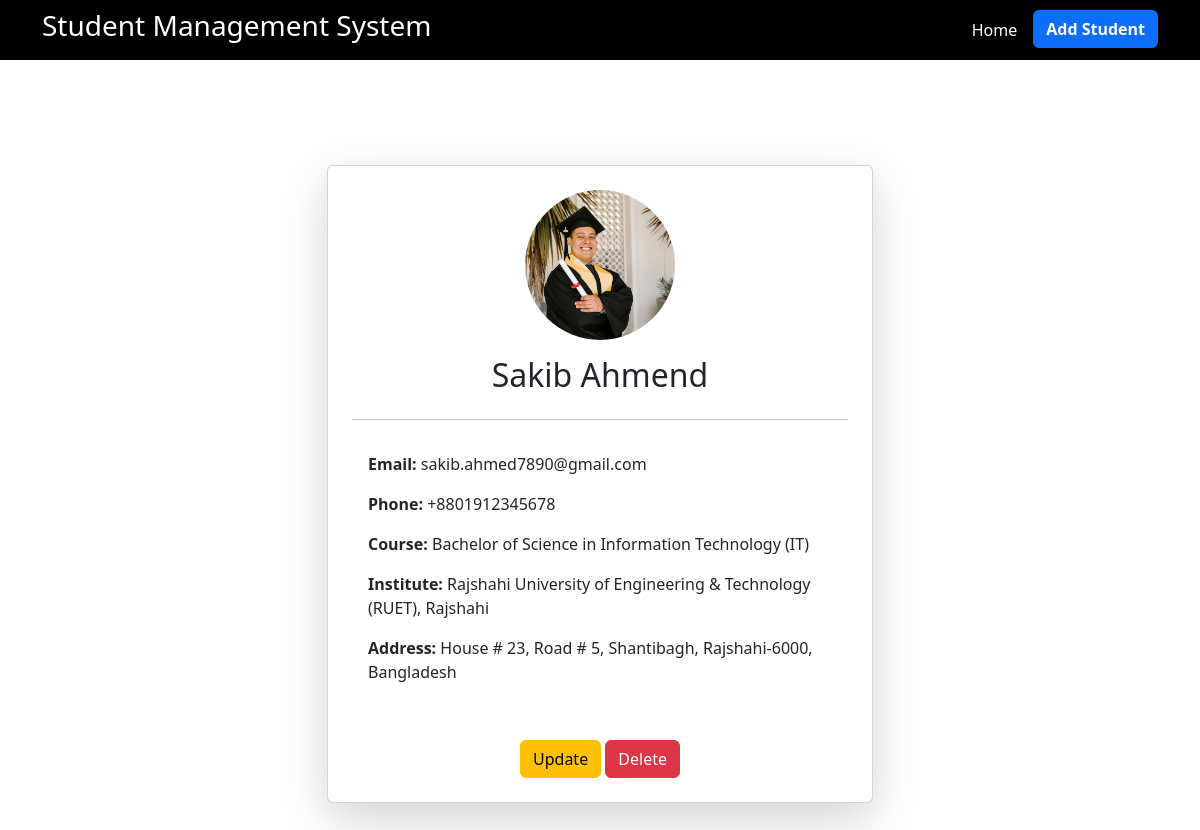
The app's page /student/12/ with its own data.
### student_management/models.py (models this page shows, shortened)
class Student(models.Model):
    first_name = models.CharField(max_length=100)
    last_name = models.CharField(max_length=100)
    email = models.EmailField(unique=True)
    phone = models.CharField(max_length=15)
    course = models.CharField(max_length=100)
    institute = models.CharField(max_length=200)
    address = models.TextField()
    photo = models.ImageField(upload_to='student_photos/', blank=True, null=True)

### student_management/views.py (the view)
# urls.py: path('student/<int:student_id>/', views.student_detail, name='student_detail'),
def student_detail(request, student_id):
    student = get_object_or_404(Student, id=student_id)
    return render(request, 'students/student_detail.html', {'student': student})

### student_management/templates/students/student_detail.html
{% extends 'base.html' %}
{% block content %}
<div class="container d-flex justify-content-center align-items-center" style="min-height: 100vh;">
    <div class="card shadow-lg p-4" style="width: 50%; height: 50%;">
        <div class="text-center">
            {% if student.photo %}
            <img src="{{ student.photo.url }}" class="card-img-top rounded-circle mx-auto d-block"
                style="max-width: 150px; height: 150px; object-fit: cover;" alt="Student Photo">
            {% endif %}
            <h2 class="mt-3">{{ student.first_name }} {{ student.last_name }}</h2>
        </div>
        <hr>
        <div class="card-body">
            <p><strong>Email:</strong> {{ student.email }}</p>
            <p><strong>Phone:</strong> {{ student.phone }}</p>
            <p><strong>Course:</strong> {{ student.course }}</p>
            <p><strong>Institute:</strong> {{ student.institute }}</p>
            <p><strong>Address:</strong> {{ student.address }}</p>
        </div>
        <div class="text-center mt-4">
            <a href="{% url 'update_student' student.id %}" class="btn btn-warning">Update</a>
            <a href="{% url 'delete_student' student.id %}" class="btn btn-danger">Delete</a>
        </div>
    </div>
</div>
{% endblock %}

### student_management/templates/base.html (shortened to what this page needs)
{% load django_bootstrap5 %}
<!DOCTYPE html>
<html lang="en">
<head>
    <link href="https://cdn.jsdelivr.net/npm/bootstrap@5.3.2/dist/css/bootstrap.min.css" rel="stylesheet">
</head>
<body>
    <nav class="navbar navbar-expand-lg navbar-dark bg-black" style="height: 60px;">
        <div class="container">
            <a class="navbar-brand" href="#"><h3>Student Management System</h3></a>
            <div class="collapse navbar-collapse" id="navbarNavDropdown">
                <ul class="navbar-nav ms-auto">
                    <li class="nav-item">
                        <a class="nav-link active" aria-current="page" href="{% url 'home' %}">Home</a>
                    </li>
                    <li class="nav-item">
                        <a class="btn btn-primary ms-2 fw-bold" href="{% url 'add_student' %}">Add Student</a>
                    </li>
                </ul>
            </div>
        </div>
    </nav>
    <div class="container mt-4">
        {% block content %}
        {% endblock %}
    </div>
</body>
</html>

### records on screen
Student: photo (picture), first_name "Sakib", last_name "Ahmend", email "sakib.ahmed7890@gmail.com", phone "+8801912345678", course "Bachelor of Science in Information Technology (IT)", institute "Rajshahi University of Engineering & Technology (RUET), Rajshahi", address "House # 23, Road # 5, Shantibagh, Rajshahi-6000, Bangladesh"
